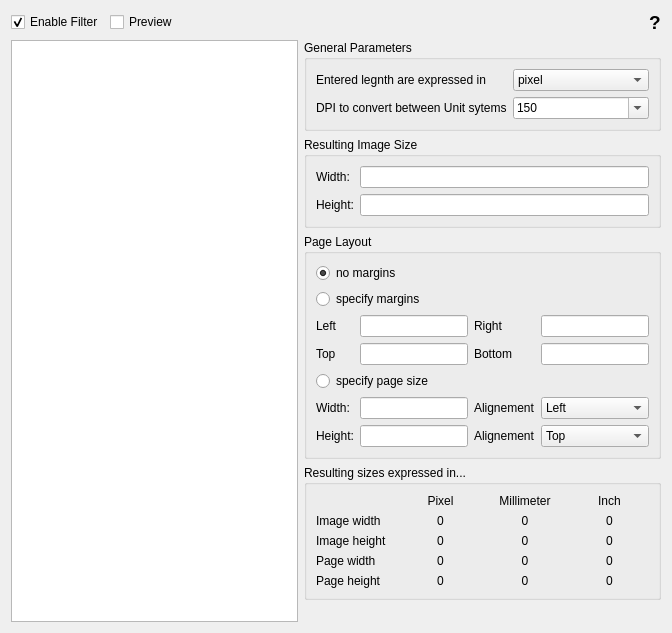
<?xml version="1.0" encoding="UTF-8"?>
<ui version="4.0">
 <class>ScalingWidget</class>
 <widget class="QWidget" name="ScalingWidget">
  <property name="geometry">
   <rect>
    <x>0</x>
    <y>0</y>
    <width>672</width>
    <height>633</height>
   </rect>
  </property>
  <property name="sizePolicy">
   <sizepolicy hsizetype="Maximum" vsizetype="Maximum">
    <horstretch>0</horstretch>
    <verstretch>0</verstretch>
   </sizepolicy>
  </property>
  <property name="windowTitle">
   <string>Form</string>
  </property>
  <layout class="QGridLayout" name="gridLayout_6">
   <item row="0" column="0">
    <widget class="QCheckBox" name="enable">
     <property name="text">
      <string>Enable Filter</string>
     </property>
     <property name="checked">
      <bool>true</bool>
     </property>
    </widget>
   </item>
   <item row="0" column="1">
    <widget class="QCheckBox" name="preview">
     <property name="text">
      <string>Preview</string>
     </property>
     <property name="checked">
      <bool>false</bool>
     </property>
    </widget>
   </item>
   <item row="0" column="2" colspan="2">
    <spacer name="horizontalSpacer">
     <property name="orientation">
      <enum>Qt::Horizontal</enum>
     </property>
     <property name="sizeHint" stdset="0">
      <size>
       <width>216</width>
       <height>20</height>
      </size>
     </property>
    </spacer>
   </item>
   <item row="0" column="4">
    <widget class="QLabel" name="label">
     <property name="sizePolicy">
      <sizepolicy hsizetype="Maximum" vsizetype="Preferred">
       <horstretch>0</horstretch>
       <verstretch>0</verstretch>
      </sizepolicy>
     </property>
     <property name="font">
      <font>
       <pointsize>14</pointsize>
       <weight>75</weight>
       <bold>true</bold>
      </font>
     </property>
     <property name="toolTip">
      <string>&lt;html&gt;&lt;head/&gt;&lt;body&gt;&lt;p&gt;With the scaling filter, you can define the size (Width and Height) of the final image. To do so, you have to define:&lt;br/&gt;- &lt;span style=&quot; font-weight:600;&quot;&gt;Width&lt;/span&gt; and &lt;span style=&quot; font-weight:600;&quot;&gt;height&lt;/span&gt; of the final image&lt;br/&gt;- &lt;span style=&quot; font-weight:600;&quot;&gt;Unit&lt;/span&gt; in which you specify the width and height&lt;br/&gt;- Resolution of the final image in Dots per Inch (&lt;span style=&quot; font-weight:600;&quot;&gt;DPI&lt;/span&gt;). This is used to convert between pixels, millimiter and inch.&lt;/p&gt;&lt;p&gt;The resulting image size is displayed in pixel, millimiter an inch.&lt;/p&gt;&lt;/body&gt;&lt;/html&gt;</string>
     </property>
     <property name="text">
      <string>?</string>
     </property>
     <property name="textFormat">
      <enum>Qt::AutoText</enum>
     </property>
     <property name="scaledContents">
      <bool>false</bool>
     </property>
     <property name="alignment">
      <set>Qt::AlignCenter</set>
     </property>
    </widget>
   </item>
   <item row="1" column="0" rowspan="5" colspan="3">
    <widget class="BaseFilterGraphicsView" name="view">
     <property name="sizePolicy">
      <sizepolicy hsizetype="MinimumExpanding" vsizetype="Expanding">
       <horstretch>0</horstretch>
       <verstretch>0</verstretch>
      </sizepolicy>
     </property>
    </widget>
   </item>
   <item row="1" column="3" colspan="2">
    <widget class="QGroupBox" name="groupBox_3">
     <property name="title">
      <string>General Parameters</string>
     </property>
     <layout class="QGridLayout" name="gridLayout_5">
      <item row="0" column="0">
       <widget class="QLabel" name="labelUnit">
        <property name="text">
         <string>Entered legnth are expressed in</string>
        </property>
       </widget>
      </item>
      <item row="0" column="1">
       <widget class="QComboBox" name="unit">
        <item>
         <property name="text">
          <string>pixel</string>
         </property>
        </item>
        <item>
         <property name="text">
          <string>milimeter</string>
         </property>
        </item>
        <item>
         <property name="text">
          <string>inch</string>
         </property>
        </item>
       </widget>
      </item>
      <item row="1" column="0">
       <widget class="QLabel" name="labelUnit_2">
        <property name="text">
         <string>DPI to convert between Unit sytems</string>
        </property>
       </widget>
      </item>
      <item row="1" column="1">
       <widget class="QComboBox" name="dpi">
        <property name="editable">
         <bool>true</bool>
        </property>
        <item>
         <property name="text">
          <string>150</string>
         </property>
        </item>
        <item>
         <property name="text">
          <string>300</string>
         </property>
        </item>
        <item>
         <property name="text">
          <string>600</string>
         </property>
        </item>
       </widget>
      </item>
     </layout>
    </widget>
   </item>
   <item row="2" column="3" colspan="2">
    <widget class="QGroupBox" name="groupBox_4">
     <property name="title">
      <string>Resulting Image Size</string>
     </property>
     <layout class="QGridLayout" name="gridLayout">
      <item row="0" column="0">
       <widget class="QLabel" name="labelWidth">
        <property name="text">
         <string>Width:</string>
        </property>
       </widget>
      </item>
      <item row="0" column="1">
       <widget class="QLineEdit" name="imageWidth"/>
      </item>
      <item row="1" column="0">
       <widget class="QLabel" name="labelHeight">
        <property name="text">
         <string>Height:</string>
        </property>
       </widget>
      </item>
      <item row="1" column="1">
       <widget class="QLineEdit" name="imageHeight"/>
      </item>
     </layout>
    </widget>
   </item>
   <item row="3" column="3" colspan="2">
    <widget class="QGroupBox" name="groupBox_2">
     <property name="title">
      <string>Page Layout</string>
     </property>
     <layout class="QGridLayout" name="gridLayout_4">
      <item row="0" column="0" colspan="3">
       <widget class="QRadioButton" name="noMarginLayout">
        <property name="text">
         <string>no margins</string>
        </property>
        <property name="checked">
         <bool>true</bool>
        </property>
       </widget>
      </item>
      <item row="1" column="0" colspan="3">
       <widget class="QRadioButton" name="marginLayout">
        <property name="text">
         <string>specify margins</string>
        </property>
       </widget>
      </item>
      <item row="2" column="0">
       <widget class="QLabel" name="labelLeft">
        <property name="text">
         <string>Left</string>
        </property>
       </widget>
      </item>
      <item row="2" column="1">
       <widget class="QLineEdit" name="leftMargin"/>
      </item>
      <item row="2" column="2">
       <widget class="QLabel" name="labelRight">
        <property name="text">
         <string>Right</string>
        </property>
       </widget>
      </item>
      <item row="2" column="3">
       <widget class="QLineEdit" name="rightMargin"/>
      </item>
      <item row="3" column="0">
       <widget class="QLabel" name="labelTop">
        <property name="text">
         <string>Top</string>
        </property>
       </widget>
      </item>
      <item row="3" column="1">
       <widget class="QLineEdit" name="topMargin"/>
      </item>
      <item row="3" column="2">
       <widget class="QLabel" name="labelBottom">
        <property name="text">
         <string>Bottom</string>
        </property>
       </widget>
      </item>
      <item row="3" column="3">
       <widget class="QLineEdit" name="bottomMargin"/>
      </item>
      <item row="4" column="0" colspan="3">
       <widget class="QRadioButton" name="pageLayout">
        <property name="text">
         <string>specify page size</string>
        </property>
       </widget>
      </item>
      <item row="5" column="0">
       <widget class="QLabel" name="labelWidth_10">
        <property name="text">
         <string>Width:</string>
        </property>
       </widget>
      </item>
      <item row="5" column="1">
       <widget class="QLineEdit" name="pageWidth"/>
      </item>
      <item row="5" column="2">
       <widget class="QLabel" name="labelAlign_2">
        <property name="text">
         <string>Alignement</string>
        </property>
       </widget>
      </item>
      <item row="5" column="3">
       <widget class="QComboBox" name="horizontalAlignment">
        <item>
         <property name="text">
          <string>Left</string>
         </property>
        </item>
        <item>
         <property name="text">
          <string>Center</string>
         </property>
        </item>
        <item>
         <property name="text">
          <string>Right</string>
         </property>
        </item>
       </widget>
      </item>
      <item row="6" column="0">
       <widget class="QLabel" name="labelHeight_4">
        <property name="text">
         <string>Height:</string>
        </property>
       </widget>
      </item>
      <item row="6" column="1">
       <widget class="QLineEdit" name="pageHeight"/>
      </item>
      <item row="6" column="2">
       <widget class="QLabel" name="labelAlign">
        <property name="text">
         <string>Alignement</string>
        </property>
       </widget>
      </item>
      <item row="6" column="3">
       <widget class="QComboBox" name="verticalAlignment">
        <item>
         <property name="text">
          <string>Top</string>
         </property>
        </item>
        <item>
         <property name="text">
          <string>Center</string>
         </property>
        </item>
        <item>
         <property name="text">
          <string>Bottom</string>
         </property>
        </item>
       </widget>
      </item>
     </layout>
    </widget>
   </item>
   <item row="4" column="3" colspan="2">
    <widget class="QGroupBox" name="groupBox">
     <property name="title">
      <string>Resulting sizes expressed in...</string>
     </property>
     <layout class="QGridLayout" name="gridLayout_2">
      <item row="0" column="1">
       <widget class="QLabel" name="labelWidth_3">
        <property name="text">
         <string>Pixel</string>
        </property>
        <property name="alignment">
         <set>Qt::AlignCenter</set>
        </property>
       </widget>
      </item>
      <item row="0" column="2">
       <widget class="QLabel" name="labelWidth_4">
        <property name="text">
         <string>Millimeter</string>
        </property>
        <property name="alignment">
         <set>Qt::AlignCenter</set>
        </property>
       </widget>
      </item>
      <item row="0" column="3">
       <widget class="QLabel" name="labelWidth_5">
        <property name="text">
         <string>Inch</string>
        </property>
        <property name="alignment">
         <set>Qt::AlignCenter</set>
        </property>
       </widget>
      </item>
      <item row="1" column="0">
       <widget class="QLabel" name="labelWidth_2">
        <property name="text">
         <string>Image width</string>
        </property>
        <property name="alignment">
         <set>Qt::AlignLeading|Qt::AlignLeft|Qt::AlignVCenter</set>
        </property>
       </widget>
      </item>
      <item row="1" column="1">
       <widget class="QLabel" name="pixelImageWidth">
        <property name="text">
         <string>0</string>
        </property>
        <property name="alignment">
         <set>Qt::AlignCenter</set>
        </property>
       </widget>
      </item>
      <item row="1" column="2">
       <widget class="QLabel" name="millimeterImageWidth">
        <property name="text">
         <string>0</string>
        </property>
        <property name="alignment">
         <set>Qt::AlignCenter</set>
        </property>
       </widget>
      </item>
      <item row="1" column="3">
       <widget class="QLabel" name="inchImageWidth">
        <property name="text">
         <string>0</string>
        </property>
        <property name="alignment">
         <set>Qt::AlignCenter</set>
        </property>
       </widget>
      </item>
      <item row="2" column="0">
       <widget class="QLabel" name="labelHeight_2">
        <property name="text">
         <string>Image height</string>
        </property>
        <property name="alignment">
         <set>Qt::AlignLeading|Qt::AlignLeft|Qt::AlignVCenter</set>
        </property>
       </widget>
      </item>
      <item row="2" column="1">
       <widget class="QLabel" name="pixelImageHeight">
        <property name="text">
         <string>0</string>
        </property>
        <property name="alignment">
         <set>Qt::AlignCenter</set>
        </property>
       </widget>
      </item>
      <item row="2" column="2">
       <widget class="QLabel" name="millimeterImageHeight">
        <property name="text">
         <string>0</string>
        </property>
        <property name="alignment">
         <set>Qt::AlignCenter</set>
        </property>
       </widget>
      </item>
      <item row="2" column="3">
       <widget class="QLabel" name="inchImageHeight">
        <property name="text">
         <string>0</string>
        </property>
        <property name="alignment">
         <set>Qt::AlignCenter</set>
        </property>
       </widget>
      </item>
      <item row="3" column="0">
       <widget class="QLabel" name="labelWidth_11">
        <property name="text">
         <string>Page width</string>
        </property>
        <property name="alignment">
         <set>Qt::AlignLeading|Qt::AlignLeft|Qt::AlignVCenter</set>
        </property>
       </widget>
      </item>
      <item row="3" column="1">
       <widget class="QLabel" name="pixelPageWidth">
        <property name="text">
         <string>0</string>
        </property>
        <property name="alignment">
         <set>Qt::AlignCenter</set>
        </property>
       </widget>
      </item>
      <item row="3" column="2">
       <widget class="QLabel" name="millimeterPageWidth">
        <property name="text">
         <string>0</string>
        </property>
        <property name="alignment">
         <set>Qt::AlignCenter</set>
        </property>
       </widget>
      </item>
      <item row="3" column="3">
       <widget class="QLabel" name="inchPageWidth">
        <property name="text">
         <string>0</string>
        </property>
        <property name="alignment">
         <set>Qt::AlignCenter</set>
        </property>
       </widget>
      </item>
      <item row="4" column="0">
       <widget class="QLabel" name="labelWidth_12">
        <property name="text">
         <string>Page height</string>
        </property>
        <property name="alignment">
         <set>Qt::AlignLeading|Qt::AlignLeft|Qt::AlignVCenter</set>
        </property>
       </widget>
      </item>
      <item row="4" column="1">
       <widget class="QLabel" name="pixelPageHeight">
        <property name="text">
         <string>0</string>
        </property>
        <property name="alignment">
         <set>Qt::AlignCenter</set>
        </property>
       </widget>
      </item>
      <item row="4" column="2">
       <widget class="QLabel" name="millimeterPageHeight">
        <property name="text">
         <string>0</string>
        </property>
        <property name="alignment">
         <set>Qt::AlignCenter</set>
        </property>
       </widget>
      </item>
      <item row="4" column="3">
       <widget class="QLabel" name="inchPageHeight">
        <property name="text">
         <string>0</string>
        </property>
        <property name="alignment">
         <set>Qt::AlignCenter</set>
        </property>
       </widget>
      </item>
     </layout>
    </widget>
   </item>
   <item row="5" column="3">
    <spacer name="verticalSpacer">
     <property name="orientation">
      <enum>Qt::Vertical</enum>
     </property>
     <property name="sizeHint" stdset="0">
      <size>
       <width>20</width>
       <height>317</height>
      </size>
     </property>
    </spacer>
   </item>
  </layout>
  <zorder>enable</zorder>
  <zorder>preview</zorder>
  <zorder>label</zorder>
  <zorder>view</zorder>
  <zorder>groupBox</zorder>
  <zorder>groupBox_2</zorder>
  <zorder>groupBox_3</zorder>
  <zorder>groupBox_4</zorder>
 </widget>
 <customwidgets>
  <customwidget>
   <class>BaseFilterGraphicsView</class>
   <extends>QGraphicsView</extends>
   <header>basefiltergraphicsview.h</header>
  </customwidget>
 </customwidgets>
 <resources/>
 <connections>
  <connection>
   <sender>imageWidth</sender>
   <signal>textChanged(QString)</signal>
   <receiver>ScalingWidget</receiver>
   <slot>slotPropertyChanged()</slot>
   <hints>
    <hint type="sourcelabel">
     <x>651</x>
     <y>180</y>
    </hint>
    <hint type="destinationlabel">
     <x>440</x>
     <y>6</y>
    </hint>
   </hints>
  </connection>
  <connection>
   <sender>imageHeight</sender>
   <signal>textChanged(QString)</signal>
   <receiver>ScalingWidget</receiver>
   <slot>slotPropertyChanged()</slot>
   <hints>
    <hint type="sourcelabel">
     <x>651</x>
     <y>207</y>
    </hint>
    <hint type="destinationlabel">
     <x>453</x>
     <y>164</y>
    </hint>
   </hints>
  </connection>
  <connection>
   <sender>dpi</sender>
   <signal>editTextChanged(QString)</signal>
   <receiver>ScalingWidget</receiver>
   <slot>slotPropertyChanged()</slot>
   <hints>
    <hint type="sourcelabel">
     <x>651</x>
     <y>113</y>
    </hint>
    <hint type="destinationlabel">
     <x>521</x>
     <y>207</y>
    </hint>
   </hints>
  </connection>
  <connection>
   <sender>noMarginLayout</sender>
   <signal>toggled(bool)</signal>
   <receiver>ScalingWidget</receiver>
   <slot>slotPropertyChanged()</slot>
   <hints>
    <hint type="sourcelabel">
     <x>317</x>
     <y>261</y>
    </hint>
    <hint type="destinationlabel">
     <x>294</x>
     <y>265</y>
    </hint>
   </hints>
  </connection>
  <connection>
   <sender>marginLayout</sender>
   <signal>toggled(bool)</signal>
   <receiver>ScalingWidget</receiver>
   <slot>slotPropertyChanged()</slot>
   <hints>
    <hint type="sourcelabel">
     <x>345</x>
     <y>289</y>
    </hint>
    <hint type="destinationlabel">
     <x>347</x>
     <y>222</y>
    </hint>
   </hints>
  </connection>
  <connection>
   <sender>leftMargin</sender>
   <signal>textChanged(QString)</signal>
   <receiver>ScalingWidget</receiver>
   <slot>slotPropertyChanged()</slot>
   <hints>
    <hint type="sourcelabel">
     <x>407</x>
     <y>320</y>
    </hint>
    <hint type="destinationlabel">
     <x>586</x>
     <y>228</y>
    </hint>
   </hints>
  </connection>
  <connection>
   <sender>rightMargin</sender>
   <signal>textChanged(QString)</signal>
   <receiver>ScalingWidget</receiver>
   <slot>slotPropertyChanged()</slot>
   <hints>
    <hint type="sourcelabel">
     <x>576</x>
     <y>318</y>
    </hint>
    <hint type="destinationlabel">
     <x>293</x>
     <y>153</y>
    </hint>
   </hints>
  </connection>
  <connection>
   <sender>topMargin</sender>
   <signal>textChanged(QString)</signal>
   <receiver>ScalingWidget</receiver>
   <slot>slotPropertyChanged()</slot>
   <hints>
    <hint type="sourcelabel">
     <x>443</x>
     <y>347</y>
    </hint>
    <hint type="destinationlabel">
     <x>294</x>
     <y>194</y>
    </hint>
   </hints>
  </connection>
  <connection>
   <sender>bottomMargin</sender>
   <signal>textChanged(QString)</signal>
   <receiver>ScalingWidget</receiver>
   <slot>slotPropertyChanged()</slot>
   <hints>
    <hint type="sourcelabel">
     <x>551</x>
     <y>343</y>
    </hint>
    <hint type="destinationlabel">
     <x>531</x>
     <y>342</y>
    </hint>
   </hints>
  </connection>
  <connection>
   <sender>pageLayout</sender>
   <signal>toggled(bool)</signal>
   <receiver>ScalingWidget</receiver>
   <slot>slotPropertyChanged()</slot>
   <hints>
    <hint type="sourcelabel">
     <x>314</x>
     <y>370</y>
    </hint>
    <hint type="destinationlabel">
     <x>295</x>
     <y>369</y>
    </hint>
   </hints>
  </connection>
  <connection>
   <sender>pageWidth</sender>
   <signal>textChanged(QString)</signal>
   <receiver>ScalingWidget</receiver>
   <slot>slotPropertyChanged()</slot>
   <hints>
    <hint type="sourcelabel">
     <x>374</x>
     <y>398</y>
    </hint>
    <hint type="destinationlabel">
     <x>294</x>
     <y>402</y>
    </hint>
   </hints>
  </connection>
  <connection>
   <sender>pageHeight</sender>
   <signal>textChanged(QString)</signal>
   <receiver>ScalingWidget</receiver>
   <slot>slotPropertyChanged()</slot>
   <hints>
    <hint type="sourcelabel">
     <x>383</x>
     <y>428</y>
    </hint>
    <hint type="destinationlabel">
     <x>295</x>
     <y>436</y>
    </hint>
   </hints>
  </connection>
  <connection>
   <sender>horizontalAlignment</sender>
   <signal>currentIndexChanged(int)</signal>
   <receiver>ScalingWidget</receiver>
   <slot>slotPropertyChanged()</slot>
   <hints>
    <hint type="sourcelabel">
     <x>627</x>
     <y>395</y>
    </hint>
    <hint type="destinationlabel">
     <x>657</x>
     <y>455</y>
    </hint>
   </hints>
  </connection>
  <connection>
   <sender>verticalAlignment</sender>
   <signal>currentIndexChanged(int)</signal>
   <receiver>ScalingWidget</receiver>
   <slot>slotPropertyChanged()</slot>
   <hints>
    <hint type="sourcelabel">
     <x>600</x>
     <y>428</y>
    </hint>
    <hint type="destinationlabel">
     <x>590</x>
     <y>443</y>
    </hint>
   </hints>
  </connection>
 </connections>
 <slots>
  <slot>slotPropertyChanged()</slot>
 </slots>
</ui>
